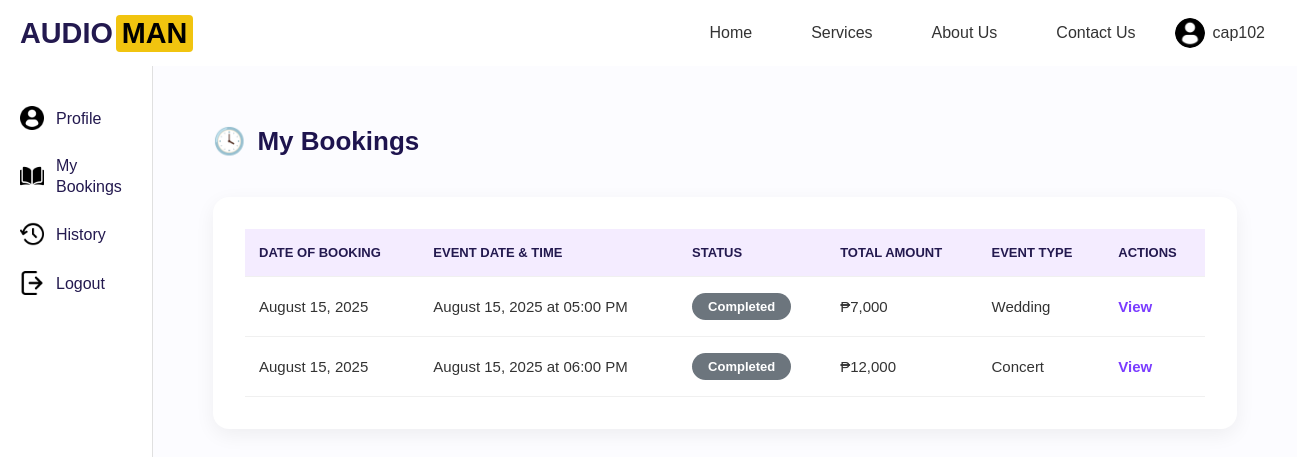
Page /accounts/mybookings/ (signed in) on the earlier database version.
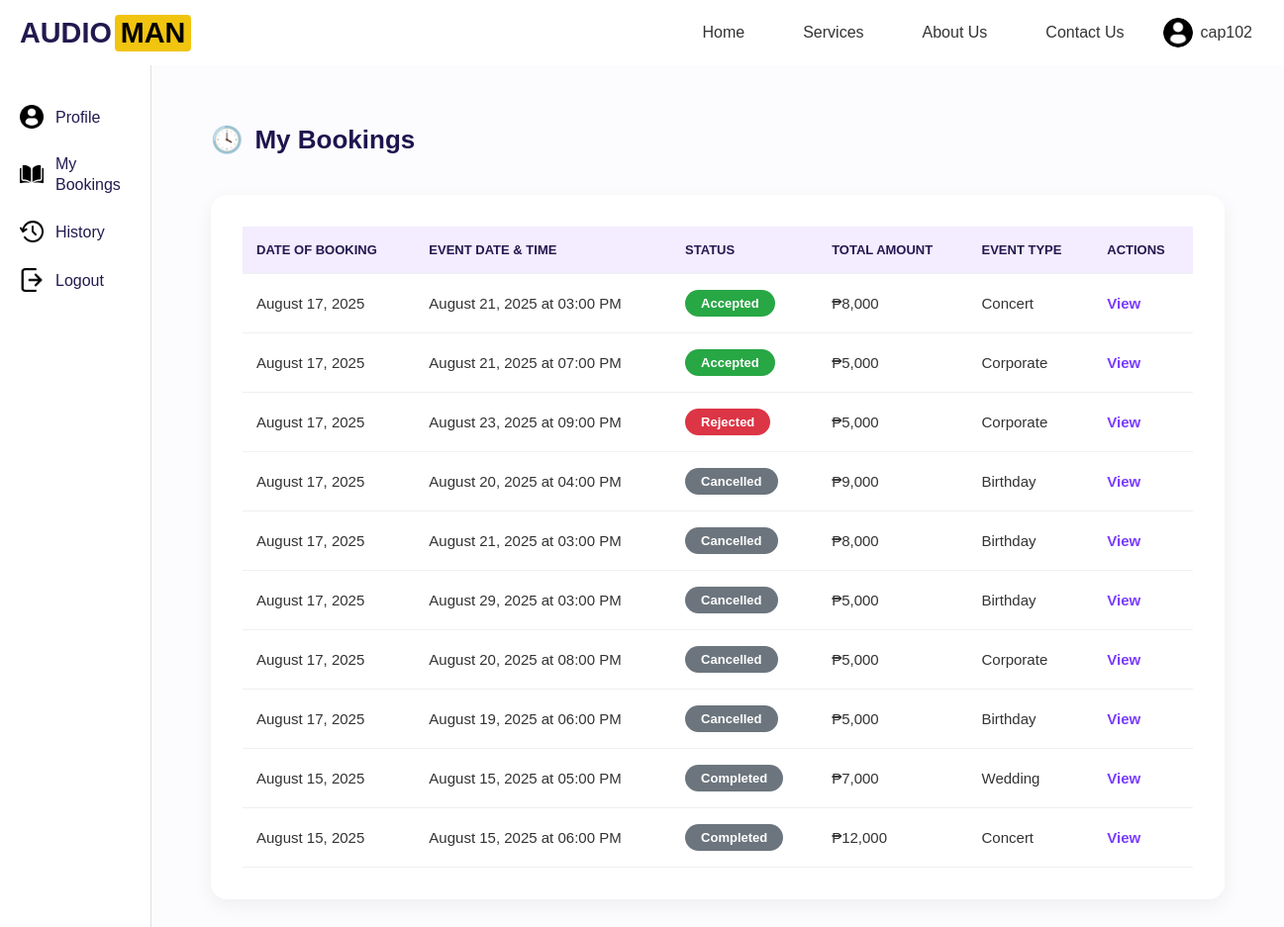
Same page on the later database version.
### accounts/models.py (models this page shows, shortened)
class Booking(models.Model):
    STATUS_CHOICES = [
        ('Processing', 'Processing'),
        ('Approved', 'Approved'),
        ('Rejected', 'Rejected'),
        ('Completed', 'Completed'),
    ]
    user = models.ForeignKey(User, on_delete=models.CASCADE)
    package = models.ForeignKey('ServicePackage', on_delete=models.CASCADE)
    full_name = models.CharField(max_length=100)
    email = models.EmailField()
    contact_number = models.CharField(max_length=20)
    event_date = models.DateField()
    event_time = models.TimeField()
    end_time = models.TimeField(null=True, blank=True)
    event_type = models.CharField(max_length=100)
    location = models.CharField(max_length=255)
    fulladdress = models.CharField(max_length=255, blank=True, null=True)
    audience_size = models.IntegerField()
    status = models.CharField(max_length=50, choices=STATUS_CHOICES, default='Processing')
    price = models.CharField(max_length=20)
    created_at = models.DateTimeField(default=timezone.now)
    cancel_reason = models.TextField(blank=True, null=True)
    reject_reason = models.TextField(null=True, blank=True)

### accounts/views.py (the view)
# urls.py: path('mybookings/', views.mybookings, name='mybookings'),
@login_required
def mybookings(request):
    bookings = Booking.objects.filter(user=request.user).order_by('-created_at')
    booking_list = []
    for b in bookings:
        booking_list.append({
            'id': b.id,  # ✅ add this line
            'event_datetime': f"{b.event_date.strftime('%B %d, %Y')} at {b.event_time.strftime('%I:%M %p')}",
            'date_booked': b.created_at.strftime('%B %d, %Y'),
            'status': b.status,
            'total': b.price,
            'event_type': b.event_type,
            'package_title': b.package.title,
        })
    return render(request, 'accounts/mybookings.html', {'booking_list': booking_list})

### accounts/templates/accounts/mybookings.html (shortened to what this page needs)
{% extends 'base.html' %}
{% load static %}
{% block content %}
<div class="container">
  <aside class="sidebar">
    <ul>
      <li><img src="{% static 'images/profile-user.png' %}" alt="User Icon"> <span><a href="{% url 'profile' %}">Profile</a></span></li>
      <li><img src="{% static 'images/open-book.png' %}" alt="Bookings Icon"> <span><a href="{% url 'mybookings' %}">My Bookings</a></span></li>
      <li><img src="{% static 'images/history.png' %}" alt="History Icon"> <span><a href="{% url 'history' %}">History</a></span></li>
      <li><img src="{% static 'images/logout.png' %}" alt="Logout Icon"><span><a href="javascript:void(0);" onclick="confirmLogout()">Logout</a></span></li>
    </ul>
  </aside>
  <main class="main-content">
    <h2><span class="icon">🕓</span> My Bookings</h2>
    <div class="table-container">
      <table>
        <thead>
          <tr>
            <th>Date Of Booking</th>
            <th>Event Date & Time</th>
            <th>Status</th>
            <th>Total Amount</th>
            <th>Event Type</th>
            <th>Actions</th>
          </tr>
        </thead>
        <tbody>
          {% for booking in booking_list %}
          <tr>
            <td>{{ booking.date_booked }}</td>
            <td>{{ booking.event_datetime }}</td>
            <td>
              <span class="status {% if booking.status|lower == 'accepted' %}accepted{% elif booking.status|lower == 'rejected' %}rejected{% elif booking.status|lower == 'processing' %}processing{% elif booking.status|lower == 'cancelled' %}cancelled{% else %}default{% endif %}">
                {{ booking.status }}
              </span>
            </td>
            <td>{{ booking.total }}</td>
            <td>{{ booking.event_type }}</td>
            <td>
              <a href="{% url 'view_mybooking' booking.id %}">View</a>
            </td>
          </tr>
          {% empty %}
          <tr><td colspan="6">No bookings found.</td></tr>
          {% endfor %}
        </tbody>
      </table>
    </div>
  </main>
</div>
{% endblock %}

Differences in the rows shown:
added Booking: status "Accepted", total "₱8,000", event_type "Concert"
added Booking: status "Accepted", total "₱5,000", event_type "Corporate"
added Booking: status "Rejected", total "₱5,000", event_type "Corporate"
added Booking: status "Cancelled", total "₱9,000", event_type "Birthday"
added Booking: status "Cancelled", total "₱8,000", event_type "Birthday"
added Booking: status "Cancelled", total "₱5,000", event_type "Birthday"
added Booking: status "Cancelled", total "₱5,000", event_type "Corporate"
added Booking: status "Cancelled", total "₱5,000", event_type "Birthday"
Other differences:
new list line: "August 17, 2025 August 21, 2025 at 03:00 PM View"
new list line: "August 17, 2025 August 21, 2025 at 07:00 PM View"
new list line: "August 17, 2025 August 23, 2025 at 09:00 PM View"
new list line: "August 17, 2025 August 20, 2025 at 04:00 PM View"
new list line: "August 17, 2025 August 29, 2025 at 03:00 PM View"
new list line: "August 17, 2025 August 20, 2025 at 08:00 PM View"
new list line: "August 17, 2025 August 19, 2025 at 06:00 PM View"
